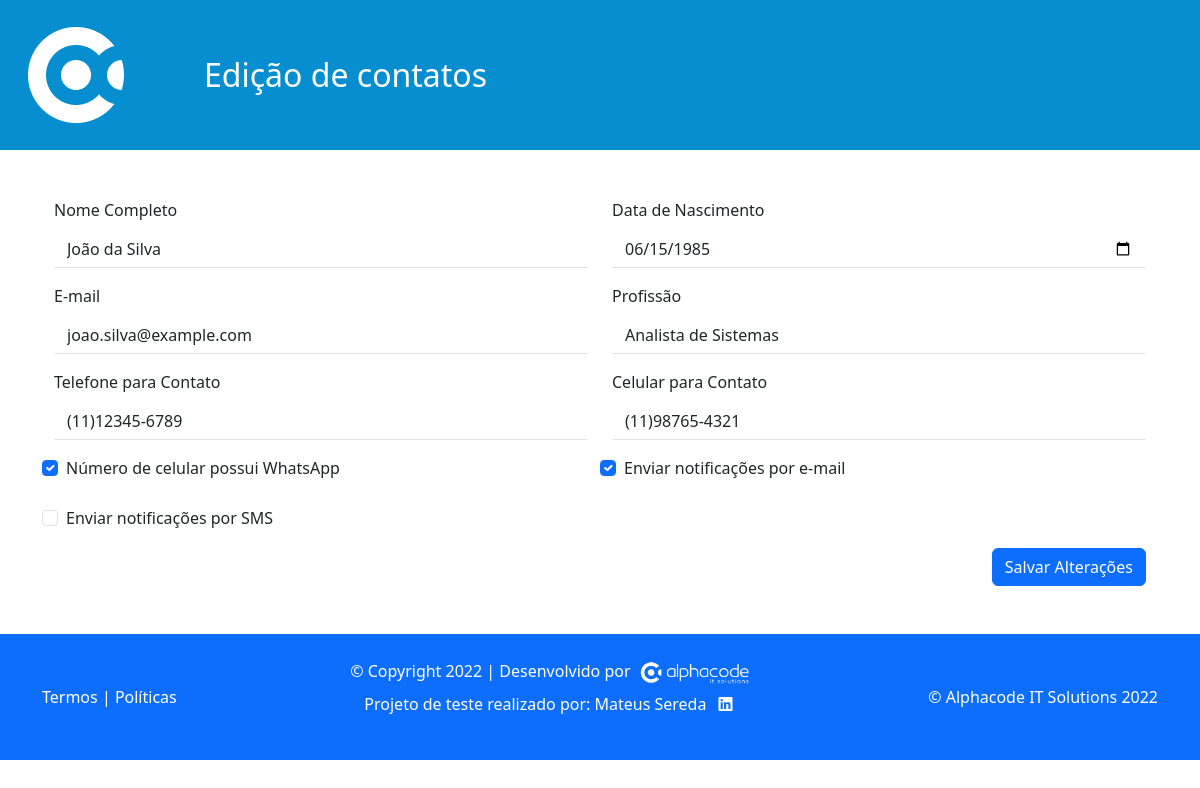
Screenshot of /index.php?action=edit&id=1 with the database file from the repository.
### tables this page shows
CREATE TABLE `contatos` (
  `id` int(11) NOT NULL AUTO_INCREMENT,
  `nome_completo` varchar(100) NOT NULL,
  `data_nascimento` date NOT NULL,
  `email` varchar(100) NOT NULL,
  `profissao` varchar(100) DEFAULT NULL,
  `telefone_contato` varchar(20) DEFAULT NULL,
  `celular_contato` varchar(20) DEFAULT NULL,
  `whatsapp` tinyint(1) DEFAULT 0,
  `notificacao_email` tinyint(1) DEFAULT 0,
  `notificacao_sms` tinyint(1) DEFAULT 0,
  `criado_em` timestamp NOT NULL DEFAULT current_timestamp(),
  `atualizado_em` timestamp NOT NULL DEFAULT current_timestamp() ON UPDATE current_timestamp(),
  PRIMARY KEY (`id`),
  UNIQUE KEY `email` (`email`),
  KEY `idx_nome_completo` (`nome_completo`),
  KEY `idx_email` (`email`)
);

### models/Contato.php (called while the page is built, shortened)
<?php
class Contato {
    private $pdo;
    public function __construct($pdo) {
        $this->pdo = $pdo;
    }
    public function getContatoId($id) {
        try{
            $stmt = $this->pdo->prepare('SELECT * FROM contatos WHERE id = :id');
            $stmt->execute([':id' => $id]);
            return $stmt->fetch(PDO::FETCH_ASSOC);
        } catch (PDOException $e) {
            echo 'Erro de PDO: ' . $e->getMessage();
            return false;
        } catch (Exception $e) {
            echo 'Erro: ' . $e->getMessage();
            return false;
        }
    }
}
?>

### views/contato_edit.php (the view, shortened to what this page needs)
<main class="container mt-4">
    <div class="container mt-5">
        <form action="index.php?action=update&id=<?php echo $contato['id']; ?>" method="POST">
            <div class="row mb-3">
                <div class="col-md-6">
                    <label for="nome_completo" class="form-label">Nome Completo</label>
                    <input type="text" class="form-control rounded-0" id="nome_completo" name="nome_completo" value="<?php echo htmlspecialchars($contato['nome_completo']); ?>" required>
                </div>
                <div class="col-md-6">
                    <label for="data_nascimento" class="form-label">Data de Nascimento</label>
                    <input type="date" class="form-control rounded-0" id="data_nascimento" name="data_nascimento" value="<?php echo htmlspecialchars($contato['data_nascimento']); ?>" required>
                </div>
            </div>
            <div class="row mb-3">
                <div class="col-md-6">
                    <label for="email" class="form-label">E-mail</label>
                    <input type="email" class="form-control rounded-0" id="email" name="email" value="<?php echo htmlspecialchars($contato['email']); ?>" required>
                </div>
                <div class="col-md-6">
                    <label for="profissao" class="form-label">Profissão</label>
                    <input type="text" class="form-control rounded-0" id="profissao" name="profissao" value="<?php echo htmlspecialchars($contato['profissao']); ?>" required>
                </div>
            </div>
            <div class="row mb-3">
                <div class="col-md-6">
                    <label for="telefone_contato" class="form-label">Telefone para Contato</label>
                    <input type="tel" class="form-control rounded-0" id="telefone_contato" name="telefone_contato" value="<?php echo htmlspecialchars($contato['telefone_contato']); ?>" required>
                </div>
                <div class="col-md-6">
                    <label for="celular_contato" class="form-label">Celular para Contato</label>
                    <input type="tel" class="form-control rounded-0" id="celular_contato" name="celular_contato" value="<?php echo htmlspecialchars($contato['celular_contato']); ?>" required>
                </div>
            </div>
            <div class="row mb-3">
                <div class="form-check col-md-6">
                    <input type="checkbox" class="form-check-input" id="whatsapp" name="whatsapp" <?php echo $contato['whatsapp'] ? 'checked' : ''; ?>>
                    <label class="form-check-label" for="whatsapp">Número de celular possui WhatsApp</label>
                </div>
                <div class="form-check col-md-6">
                    <input type="checkbox" class="form-check-input" id="notificacao_email" name="notificacao_email" <?php echo $contato['notificacao_email'] ? 'checked' : ''; ?>>
                    <label class="form-check-label" for="notificacao_email">Enviar notificações por e-mail</label>
                </div>
                <div class="form-check col-md-6 mt-4">
                    <input type="checkbox" class="form-check-input" id="notificacao_sms" name="notificacao_sms" <?php echo $contato['notificacao_sms'] ? 'checked' : ''; ?>>
                    <label class="form-check-label" for="notificacao_sms">Enviar notificações por SMS</label>
                </div>
            </div>
            <div class="text-end">
                <button type="submit" class="btn btn-primary">Salvar Alterações</button>
            </div>
        </form>
    </div>
</main>

### css/style.css (style rules this page uses)
.form-control { border-color: transparent; border-bottom-color: #dee2e6; box-shadow: none; }

### rows the page displays
contatos: nome_completo "João da Silva", data_nascimento "06/15/1985", email "joao.silva@example.com", profissao "Analista de Sistemas", telefone_contato "(11)12345-6789", celular_contato "(11)98765-4321", whatsapp "☑", notificacao_email "☑"
